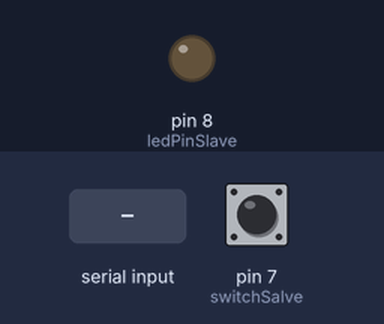
The sketch below on a simulated Arduino Uno, built with avr-gcc and run on an emulated ATmega328P. Shown: output pins drawn as LEDs (lit = HIGH). Inputs (shaded band) come from the test bench; at power-on: pin 7 (switchSalve) LOW. What the sketch prints to the serial monitor is not drawn.

Above: at 1.2 s.
1.3 s: "1" received over Serial
At 1.8 s:
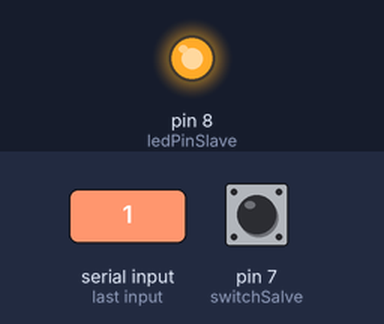
2.8 s: "0" received over Serial
At 3.2 s:
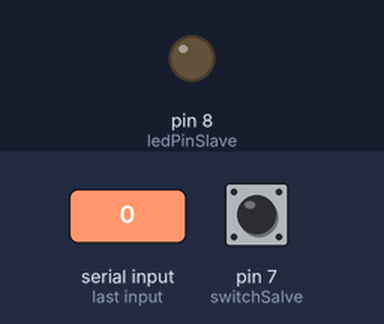
Timing chart, 0 to 5.8 s (numbered marks = the images above; inputs shaded):
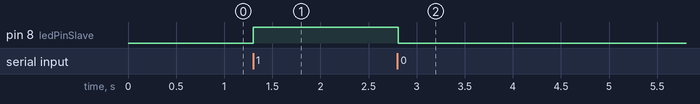

The sketch:

slave.ino
```cpp
//Code for Slave module//

#define ledPinSlave 8
#define switchSalve 7
int dataFromMaster = 0;

void setup() {
  pinMode(ledPinSlave, OUTPUT);
  digitalWrite(ledPinSlave, LOW);
  pinMode(switchSalve, INPUT);
  digitalWrite(switchSalve,LOW);
  Serial.begin(9600); // Default baud rate of the Bluetooth module.
}
void loop() {
 if(Serial.available() > 0){ // Checks whether data is coming from the serial port
   dataFromMaster = Serial.read(); // Reads the data from the serial port and store it in dataFromMaster variable
   Serial.println(dataFromMaster);
 }
 // Controlling the led
 if (dataFromMaster == '1') {
  digitalWrite(ledPinSlave, HIGH); // LED ON
 }
 else if (dataFromMaster == '0') {
  digitalWrite(ledPinSlave, LOW); // LED    OFF
 }

 // Reading the masterSwitchValue
 int slaveSwitchValue = digitalRead(switchSalve);
 if (slaveSwitchValue == HIGH) {
   Serial.write('1'); // Sends '1' to the master to turn on Led
 }
 else {
   Serial.write('0');
 }

 delay(10);
}
```

Measured:
- after the input at 1.3 s, pin 8 (ledPinSlave): LOW → HIGH at once
- after the input at 2.8 s, pin 8 (ledPinSlave): HIGH → LOW at once
